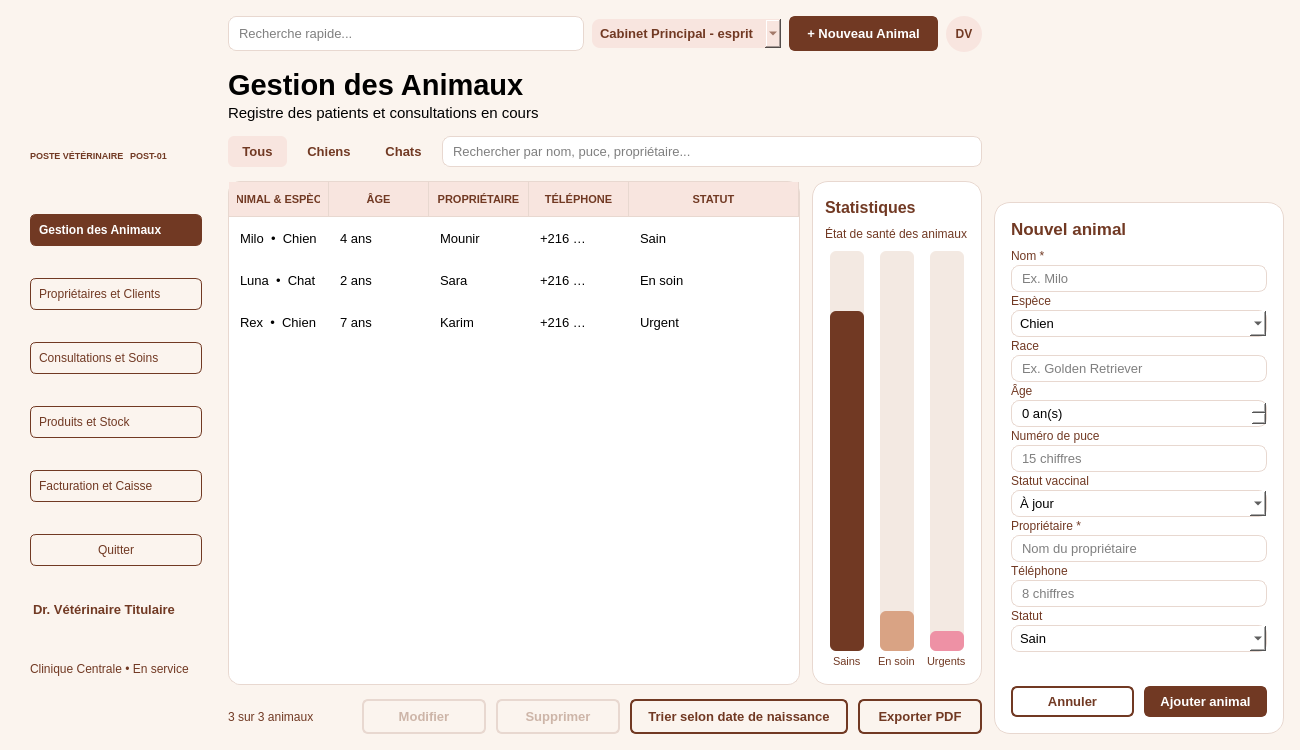
<?xml version="1.0" encoding="UTF-8"?>
<ui version="4.0">
 <class>MainWindow</class>
 <widget class="QMainWindow" name="MainWindow">
  <property name="geometry">
   <rect>
    <x>0</x>
    <y>0</y>
    <width>1300</width>
    <height>750</height>
   </rect>
  </property>
  <property name="minimumSize">
   <size>
    <width>1300</width>
    <height>750</height>
   </size>
  </property>
  <property name="windowTitle">
   <string>Pawché - Smart Pet Center</string>
  </property>
  <property name="styleSheet">
   <string notr="true">
QMainWindow, #centralwidget, #centre, #pagescentre, #pageliste, #pagemodule,
#colonnedroite, #lignePoste, #ligneDb { background-color: #FBF4EE; }
QLabel { color: #713923; background-color: transparent; }

QLineEdit, QComboBox, QSpinBox {
  background-color: white; border: 1px solid #E8D8D0; border-radius: 8px;
  padding: 6px 8px; font-size: 10pt; color: black;
}
QComboBox QAbstractItemView {
  background-color: white; color: black;
  selection-background-color: #F8E5DF; selection-color: black;
}
#combocabinet { background-color: #F8E5DF; color: #713923; font-weight: bold; border: none; }

#sidebar { background-color: #FBF4EE; border: none; }
#lblmarque { font-size: 16pt; font-weight: bold; }
#lblposte, #lblpostenum { font-size: 7pt; font-weight: bold; }
#lblnomvet { font-size: 10pt; font-weight: bold; margin-top: 4px; }
#lbldb, #lbldbms { font-size: 8pt; }
#btnanimaux, #btnproprietaires, #btnconsultations, #btnproduits, #btnfacturation {
  text-align: left; padding: 8px; border: 1px solid #713923; border-radius: 6px;
  font-size: 9pt; color: #713923; background-color: transparent;
}
#btnanimaux:hover, #btnproprietaires:hover, #btnconsultations:hover, #btnproduits:hover, #btnfacturation:hover { background-color: #F8E5DF; }
#btnanimaux:checked, #btnproprietaires:checked, #btnconsultations:checked, #btnproduits:checked, #btnfacturation:checked {
  background-color: #713923; color: white; font-weight: bold;
}
#btnsync {
  background-color: transparent; color: #713923; border: 1px solid #713923; border-radius: 6px;
  padding: 8px; font-size: 9pt;
}
#btnsync:hover { background-color: #F8E5DF; }

#editrecherche { padding: 8px; }
#lblavatar { background-color: #F8E5DF; border-radius: 18px; font-size: 9pt; font-weight: bold; }
#btnnouvelanimal, #btnajouter {
  background-color: #713923; color: white; border: 2px solid #713923; border-radius: 6px;
  padding: 8px 16px; font-size: 10pt; font-weight: bold;
}
#btnnouvelanimal:hover, #btnajouter:hover { background-color: #8A4A2F; }
#btnannuler, #btnmodifier, #btnsupprimer, #btnexporterpdf, #btntrierdate {
  background-color: transparent; color: #713923; border: 2px solid #713923; border-radius: 6px;
  padding: 8px 16px; font-size: 10pt; font-weight: bold;
}
#btnannuler:hover, #btnmodifier:hover, #btnexporterpdf:hover, #btntrierdate:hover { background-color: #F8E5DF; }
#btnsupprimer:hover { background-color: #C2455F; border-color: #C2455F; color: white; }
#btnmodifier:disabled, #btnsupprimer:disabled { color: #CDB5A8; border-color: #E8D8D0; }

#lbltitrepage, #lbltitremodule { font-size: 22pt; font-weight: bold; color: black; }
#lblsoustitrepage, #lblmodule { font-size: 11pt; color: black; }
#btntous, #btnchiens, #btnchats {
  background-color: transparent; color: #713923; border: none; border-radius: 6px;
  padding: 8px 14px; font-size: 10pt; font-weight: bold;
}
#btntous:checked, #btnchiens:checked, #btnchats:checked { background-color: #F8E5DF; }

#tableanimaux {
  background-color: white; border: 1px solid #E8D8D0; border-radius: 12px;
  font-size: 10pt; color: black; outline: 0;
  gridline-color: transparent; alternate-background-color: #FBF4EE;
}
#tableanimaux::item { padding: 8px; border: none; }
#tableanimaux::item:selected { background-color: #F8E5DF; color: black; }
QHeaderView { background-color: #F8E5DF; border: none; }
QTableCornerButton::section { background-color: #F8E5DF; border: none; }
QHeaderView::section { background-color: #F8E5DF; color: #713923; font-size: 8pt; font-weight: bold;
  border: none; border-right: 1px solid #E8D8D0; border-bottom: 1px solid #E8D8D0; padding: 8px; }

#barresains, #barreensoin, #barreurgent { background-color: #F3E9E2; border: none; border-radius: 6px; }
#barresains::chunk { background-color: #713923; border-radius: 6px; }
#barreensoin::chunk { background-color: #D9A384; border-radius: 6px; }
#barreurgent::chunk { background-color: #EE91A5; border-radius: 6px; }
#lblbsains, #lblbensoin, #lblburgent { font-size: 8pt; }

#cadrestatistiques, #cadredetail { background-color: white; border: 1px solid #E8D8D0; border-radius: 16px; }
#cadrestatistiques QLabel, #cadredetail QLabel { border: none; background-color: transparent; }
#lbltitrestats, #lbltitredetail { font-size: 12pt; font-weight: bold; }
#lblsante { color: #287554; font-size: 8pt; }
#cadredetail QLabel { color: black; }
#cadredetail #lblphoto { background-color: #F8E5DF; border-radius: 20px; font-size: 48pt; }
#cadredetail #lblnom { font-size: 16pt; font-weight: bold; }
#cadredetail #valage, #cadredetail #valpuce, #cadredetail #valvaccinal,
#cadredetail #valproprietaire, #cadredetail #valtelephone, #cadredetail #valstatut { font-weight: bold; }
#cadredetail #lignedetail { background-color: #E8D8D0; border: none; }
#btnfermer { background-color: transparent; color: #713923; border: none; border-radius: 14px; font-size: 11pt; }
#btnfermer:hover { background-color: #F8E5DF; }
#btnconsulter {
  background-color: #F8E5DF; color: #713923; border: 2px solid #713923; border-radius: 6px;
  padding: 8px 16px; font-size: 10pt; font-weight: bold;
}
#btnconsulter:hover { background-color: #713923; color: white; }

#cadreformulaire { background-color: white; border: 1px solid #E8D8D0; border-radius: 16px; }
#cadreformulaire QLineEdit, #cadreformulaire QComboBox, #cadreformulaire QSpinBox { padding: 4px 8px; }
#cadreformulaire QPushButton { padding: 6px 12px; }
#cadreformulaire QLabel { border: none; background-color: transparent; font-size: 9pt; }
#cadreformulaire #lbltitreformulaire { font-size: 13pt; font-weight: bold; }
#lblerreur { color: #C2455F; font-size: 9pt; }
</string>
  </property>
  <widget class="QWidget" name="centralwidget">
   <layout class="QHBoxLayout" name="mainLayout">
    <property name="spacing">
     <number>12</number>
    </property>
    <property name="leftMargin">
     <number>16</number>
    </property>
    <property name="topMargin">
     <number>16</number>
    </property>
    <property name="rightMargin">
     <number>16</number>
    </property>
    <property name="bottomMargin">
     <number>16</number>
    </property>
    <item>
     <widget class="QFrame" name="sidebar">
      <property name="minimumSize">
       <size>
        <width>200</width>
        <height>0</height>
       </size>
      </property>
      <property name="maximumSize">
       <size>
        <width>200</width>
        <height>16777215</height>
       </size>
      </property>
      <layout class="QVBoxLayout" name="sidebarLayout">
       <property name="spacing">
        <number>6</number>
       </property>
       <property name="leftMargin">
        <number>14</number>
       </property>
       <property name="topMargin">
        <number>14</number>
       </property>
       <property name="rightMargin">
        <number>14</number>
       </property>
       <property name="bottomMargin">
        <number>14</number>
       </property>
       <item alignment="Qt::AlignmentFlag::AlignHCenter|Qt::AlignmentFlag::AlignTop">
        <widget class="QLabel" name="lblmarque">
         <property name="minimumSize">
          <size>
           <width>172</width>
           <height>114</height>
          </size>
         </property>
         <property name="maximumSize">
          <size>
           <width>172</width>
           <height>114</height>
          </size>
         </property>
         <property name="text">
          <string/>
         </property>
         <property name="pixmap">
          <pixmap resource="resources.qrc">:/logo.jpg</pixmap>
         </property>
         <property name="scaledContents">
          <bool>true</bool>
         </property>
         <property name="alignment">
          <set>Qt::AlignmentFlag::AlignCenter</set>
         </property>
        </widget>
       </item>
       <item alignment="Qt::AlignmentFlag::AlignTop">
        <widget class="QFrame" name="lignePoste">
         <layout class="QHBoxLayout" name="posteLayout">
          <property name="leftMargin">
           <number>0</number>
          </property>
          <property name="topMargin">
           <number>0</number>
          </property>
          <property name="rightMargin">
           <number>0</number>
          </property>
          <property name="bottomMargin">
           <number>0</number>
          </property>
          <item>
           <widget class="QLabel" name="lblposte">
            <property name="text">
             <string>POSTE VÉTÉRINAIRE</string>
            </property>
           </widget>
          </item>
          <item>
           <widget class="QLabel" name="lblpostenum">
            <property name="text">
             <string>POST-01</string>
            </property>
           </widget>
          </item>
         </layout>
        </widget>
       </item>
       <item alignment="Qt::AlignmentFlag::AlignTop">
        <widget class="QPushButton" name="btnanimaux">
         <property name="text">
          <string>Gestion des Animaux</string>
         </property>
         <property name="checkable">
          <bool>true</bool>
         </property>
         <property name="checked">
          <bool>true</bool>
         </property>
         <property name="autoExclusive">
          <bool>true</bool>
         </property>
        </widget>
       </item>
       <item alignment="Qt::AlignmentFlag::AlignTop">
        <widget class="QPushButton" name="btnproprietaires">
         <property name="text">
          <string>Propriétaires et Clients</string>
         </property>
         <property name="checkable">
          <bool>true</bool>
         </property>
         <property name="autoExclusive">
          <bool>true</bool>
         </property>
        </widget>
       </item>
       <item alignment="Qt::AlignmentFlag::AlignTop">
        <widget class="QPushButton" name="btnconsultations">
         <property name="text">
          <string>Consultations et Soins</string>
         </property>
         <property name="checkable">
          <bool>true</bool>
         </property>
         <property name="autoExclusive">
          <bool>true</bool>
         </property>
        </widget>
       </item>
       <item alignment="Qt::AlignmentFlag::AlignTop">
        <widget class="QPushButton" name="btnproduits">
         <property name="text">
          <string>Produits et Stock</string>
         </property>
         <property name="checkable">
          <bool>true</bool>
         </property>
         <property name="autoExclusive">
          <bool>true</bool>
         </property>
        </widget>
       </item>
       <item alignment="Qt::AlignmentFlag::AlignTop">
        <widget class="QPushButton" name="btnfacturation">
         <property name="text">
          <string>Facturation et Caisse</string>
         </property>
         <property name="checkable">
          <bool>true</bool>
         </property>
         <property name="autoExclusive">
          <bool>true</bool>
         </property>
        </widget>
       </item>
       <item alignment="Qt::AlignmentFlag::AlignTop">
        <widget class="QPushButton" name="btnsync">
         <property name="text">
          <string>Quitter</string>
         </property>
        </widget>
       </item>
       <item alignment="Qt::AlignmentFlag::AlignTop">
        <widget class="QLabel" name="lblnomvet">
         <property name="text">
          <string>Dr. Vétérinaire Titulaire</string>
         </property>
         <property name="wordWrap">
          <bool>true</bool>
         </property>
        </widget>
       </item>
       <item alignment="Qt::AlignmentFlag::AlignTop">
        <widget class="QLabel" name="lblrolevet">
         <property name="text">
          <string>Clinique Centrale • En service</string>
         </property>
         <property name="wordWrap">
          <bool>true</bool>
         </property>
        </widget>
       </item>
      </layout>
     </widget>
    </item>
    <item>
     <layout class="QVBoxLayout" name="centerLayout">
      <property name="spacing">
       <number>16</number>
      </property>
      <property name="leftMargin">
       <number>0</number>
      </property>
      <property name="topMargin">
       <number>0</number>
      </property>
      <property name="rightMargin">
       <number>0</number>
      </property>
      <property name="bottomMargin">
       <number>0</number>
      </property>
      <item>
       <layout class="QHBoxLayout" name="topBarLayout">
        <property name="spacing">
         <number>8</number>
        </property>
        <item>
         <widget class="QLineEdit" name="editrecherche">
          <property name="placeholderText">
           <string>Recherche rapide...</string>
          </property>
         </widget>
        </item>
        <item>
         <widget class="QComboBox" name="combocabinet">
          <item>
           <property name="text">
            <string>Cabinet Principal - esprit</string>
           </property>
          </item>
          <item>
           <property name="text">
            <string>Cabinet Annexe</string>
           </property>
          </item>
         </widget>
        </item>
        <item>
         <widget class="QPushButton" name="btnnouvelanimal">
          <property name="text">
           <string>+ Nouveau Animal</string>
          </property>
         </widget>
        </item>
        <item>
         <widget class="QLabel" name="lblavatar">
          <property name="minimumSize">
           <size>
            <width>36</width>
            <height>36</height>
           </size>
          </property>
          <property name="maximumSize">
           <size>
            <width>36</width>
            <height>36</height>
           </size>
          </property>
          <property name="text">
           <string>DV</string>
          </property>
          <property name="alignment">
           <set>Qt::AlignmentFlag::AlignCenter</set>
          </property>
         </widget>
        </item>
       </layout>
      </item>
      <item>
       <widget class="QStackedWidget" name="pagescentre">
        <property name="currentIndex">
         <number>0</number>
        </property>
        <widget class="QWidget" name="pageliste">
         <layout class="QVBoxLayout" name="listeLayout">
          <property name="spacing">
           <number>14</number>
          </property>
          <property name="leftMargin">
           <number>0</number>
          </property>
          <property name="topMargin">
           <number>0</number>
          </property>
          <property name="rightMargin">
           <number>0</number>
          </property>
          <property name="bottomMargin">
           <number>0</number>
          </property>
          <item>
           <layout class="QVBoxLayout" name="headerLayout">
            <property name="spacing">
             <number>2</number>
            </property>
            <item>
             <widget class="QLabel" name="lbltitrepage">
              <property name="text">
               <string>Gestion des Animaux</string>
              </property>
             </widget>
            </item>
            <item>
             <widget class="QLabel" name="lblsoustitrepage">
              <property name="text">
               <string>Registre des patients et consultations en cours</string>
              </property>
              <property name="wordWrap">
               <bool>true</bool>
              </property>
             </widget>
            </item>
           </layout>
          </item>
          <item>
           <layout class="QHBoxLayout" name="filtresLayout">
            <property name="spacing">
             <number>6</number>
            </property>
            <item>
             <widget class="QPushButton" name="btntous">
              <property name="text">
               <string>Tous</string>
              </property>
              <property name="checkable">
               <bool>true</bool>
              </property>
              <property name="checked">
               <bool>true</bool>
              </property>
              <property name="autoExclusive">
               <bool>true</bool>
              </property>
             </widget>
            </item>
            <item>
             <widget class="QPushButton" name="btnchiens">
              <property name="text">
               <string>Chiens</string>
              </property>
              <property name="checkable">
               <bool>true</bool>
              </property>
              <property name="autoExclusive">
               <bool>true</bool>
              </property>
             </widget>
            </item>
            <item>
             <widget class="QPushButton" name="btnchats">
              <property name="text">
               <string>Chats</string>
              </property>
              <property name="checkable">
               <bool>true</bool>
              </property>
              <property name="autoExclusive">
               <bool>true</bool>
              </property>
             </widget>
            </item>
            <item>
             <widget class="QLineEdit" name="editfiltre">
              <property name="minimumSize">
               <size>
                <width>260</width>
                <height>0</height>
               </size>
              </property>
              <property name="placeholderText">
               <string>Rechercher par nom, puce, propriétaire...</string>
              </property>
             </widget>
            </item>
           </layout>
          </item>
          <item>
           <layout class="QHBoxLayout" name="tableStatsLayout">
            <property name="spacing">
             <number>12</number>
            </property>
            <item>
             <widget class="QTableWidget" name="tableanimaux">
              <property name="horizontalScrollBarPolicy">
               <enum>Qt::ScrollBarPolicy::ScrollBarAlwaysOff</enum>
              </property>
              <property name="editTriggers">
               <set>QAbstractItemView::EditTrigger::NoEditTriggers</set>
              </property>
              <property name="alternatingRowColors">
               <bool>false</bool>
              </property>
              <property name="selectionMode">
               <enum>QAbstractItemView::SelectionMode::SingleSelection</enum>
              </property>
              <property name="selectionBehavior">
               <enum>QAbstractItemView::SelectionBehavior::SelectRows</enum>
              </property>
              <property name="showGrid">
               <bool>false</bool>
              </property>
              <property name="gridStyle">
               <enum>Qt::PenStyle::SolidLine</enum>
              </property>
              <attribute name="horizontalHeaderMinimumSectionSize">
               <number>50</number>
              </attribute>
              <attribute name="horizontalHeaderDefaultSectionSize">
               <number>100</number>
              </attribute>
              <attribute name="horizontalHeaderHighlightSections">
               <bool>false</bool>
              </attribute>
              <attribute name="horizontalHeaderStretchLastSection">
               <bool>true</bool>
              </attribute>
              <attribute name="verticalHeaderVisible">
               <bool>false</bool>
              </attribute>
              <attribute name="verticalHeaderDefaultSectionSize">
               <number>42</number>
              </attribute>
              <row/>
              <row/>
              <row/>
              <column>
               <property name="text">
                <string>ANIMAL &amp; ESPÈCE</string>
               </property>
              </column>
              <column>
               <property name="text">
                <string>ÂGE</string>
               </property>
              </column>
              <column>
               <property name="text">
                <string>PROPRIÉTAIRE</string>
               </property>
              </column>
              <column>
               <property name="text">
                <string>TÉLÉPHONE</string>
               </property>
              </column>
              <column>
               <property name="text">
                <string>STATUT</string>
               </property>
              </column>
              <item row="0" column="0">
               <property name="text">
                <string>Milo  •  Chien</string>
               </property>
              </item>
              <item row="0" column="1">
               <property name="text">
                <string>4 ans</string>
               </property>
              </item>
              <item row="0" column="2">
               <property name="text">
                <string>Mounir</string>
               </property>
              </item>
              <item row="0" column="3">
               <property name="text">
                <string>+216 12345678</string>
               </property>
              </item>
              <item row="0" column="4">
               <property name="text">
                <string>Sain</string>
               </property>
              </item>
              <item row="1" column="0">
               <property name="text">
                <string>Luna  •  Chat</string>
               </property>
              </item>
              <item row="1" column="1">
               <property name="text">
                <string>2 ans</string>
               </property>
              </item>
              <item row="1" column="2">
               <property name="text">
                <string>Sara</string>
               </property>
              </item>
              <item row="1" column="3">
               <property name="text">
                <string>+216 98765432</string>
               </property>
              </item>
              <item row="1" column="4">
               <property name="text">
                <string>En soin</string>
               </property>
              </item>
              <item row="2" column="0">
               <property name="text">
                <string>Rex  •  Chien</string>
               </property>
              </item>
              <item row="2" column="1">
               <property name="text">
                <string>7 ans</string>
               </property>
              </item>
              <item row="2" column="2">
               <property name="text">
                <string>Karim</string>
               </property>
              </item>
              <item row="2" column="3">
               <property name="text">
                <string>+216 55512345</string>
               </property>
              </item>
              <item row="2" column="4">
               <property name="text">
                <string>Urgent</string>
               </property>
              </item>
             </widget>
            </item>
            <item>
             <widget class="QFrame" name="cadrestatistiques">
              <property name="minimumSize">
               <size>
                <width>170</width>
                <height>0</height>
               </size>
              </property>
              <property name="maximumSize">
               <size>
                <width>170</width>
                <height>16777215</height>
               </size>
              </property>
              <layout class="QVBoxLayout" name="statsLayout">
               <property name="spacing">
                <number>10</number>
               </property>
               <property name="leftMargin">
                <number>12</number>
               </property>
               <property name="topMargin">
                <number>16</number>
               </property>
               <property name="rightMargin">
                <number>12</number>
               </property>
               <property name="bottomMargin">
                <number>16</number>
               </property>
               <item>
                <widget class="QLabel" name="lbltitrestats">
                 <property name="text">
                  <string>Statistiques</string>
                 </property>
                </widget>
               </item>
               <item>
                <widget class="QLabel" name="lblsoustitrestats">
                 <property name="text">
                  <string>État de santé des animaux</string>
                 </property>
                 <property name="wordWrap">
                  <bool>true</bool>
                 </property>
                </widget>
               </item>
               <item>
                <layout class="QGridLayout" name="statsgrid">
                 <property name="horizontalSpacing">
                  <number>6</number>
                 </property>
                 <property name="verticalSpacing">
                  <number>4</number>
                 </property>
                 <item row="0" column="0" alignment="Qt::AlignmentFlag::AlignHCenter">
                  <widget class="QProgressBar" name="barresains">
                   <property name="minimumSize">
                    <size>
                     <width>34</width>
                     <height>150</height>
                    </size>
                   </property>
                   <property name="maximumSize">
                    <size>
                     <width>34</width>
                     <height>16777215</height>
                    </size>
                   </property>
                   <property name="minimum">
                    <number>0</number>
                   </property>
                   <property name="maximum">
                    <number>100</number>
                   </property>
                   <property name="value">
                    <number>85</number>
                   </property>
                   <property name="textVisible">
                    <bool>false</bool>
                   </property>
                   <property name="orientation">
                    <enum>Qt::Orientation::Vertical</enum>
                   </property>
                  </widget>
                 </item>
                 <item row="0" column="1" alignment="Qt::AlignmentFlag::AlignHCenter">
                  <widget class="QProgressBar" name="barreensoin">
                   <property name="minimumSize">
                    <size>
                     <width>34</width>
                     <height>150</height>
                    </size>
                   </property>
                   <property name="maximumSize">
                    <size>
                     <width>34</width>
                     <height>16777215</height>
                    </size>
                   </property>
                   <property name="minimum">
                    <number>0</number>
                   </property>
                   <property name="maximum">
                    <number>100</number>
                   </property>
                   <property name="value">
                    <number>10</number>
                   </property>
                   <property name="textVisible">
                    <bool>false</bool>
                   </property>
                   <property name="orientation">
                    <enum>Qt::Orientation::Vertical</enum>
                   </property>
                  </widget>
                 </item>
                 <item row="0" column="2" alignment="Qt::AlignmentFlag::AlignHCenter">
                  <widget class="QProgressBar" name="barreurgent">
                   <property name="minimumSize">
                    <size>
                     <width>34</width>
                     <height>150</height>
                    </size>
                   </property>
                   <property name="maximumSize">
                    <size>
                     <width>34</width>
                     <height>16777215</height>
                    </size>
                   </property>
                   <property name="minimum">
                    <number>0</number>
                   </property>
                   <property name="maximum">
                    <number>100</number>
                   </property>
                   <property name="value">
                    <number>5</number>
                   </property>
                   <property name="textVisible">
                    <bool>false</bool>
                   </property>
                   <property name="orientation">
                    <enum>Qt::Orientation::Vertical</enum>
                   </property>
                  </widget>
                 </item>
                 <item row="1" column="0" alignment="Qt::AlignmentFlag::AlignHCenter">
                  <widget class="QLabel" name="lblbsains">
                   <property name="text">
                    <string>Sains</string>
                   </property>
                  </widget>
                 </item>
                 <item row="1" column="1" alignment="Qt::AlignmentFlag::AlignHCenter">
                  <widget class="QLabel" name="lblbensoin">
                   <property name="text">
                    <string>En soin</string>
                   </property>
                  </widget>
                 </item>
                 <item row="1" column="2" alignment="Qt::AlignmentFlag::AlignHCenter">
                  <widget class="QLabel" name="lblburgent">
                   <property name="text">
                    <string>Urgents</string>
                   </property>
                  </widget>
                 </item>
                </layout>
               </item>
              </layout>
             </widget>
            </item>
           </layout>
          </item>
          <item>
           <layout class="QHBoxLayout" name="basLayout">
            <property name="spacing">
             <number>10</number>
            </property>
            <item>
             <widget class="QLabel" name="lblcompte">
              <property name="text">
               <string>3 sur 3 animaux</string>
              </property>
             </widget>
            </item>
            <item>
             <widget class="QPushButton" name="btnmodifier">
              <property name="enabled">
               <bool>false</bool>
              </property>
              <property name="text">
               <string>Modifier</string>
              </property>
             </widget>
            </item>
            <item>
             <widget class="QPushButton" name="btnsupprimer">
              <property name="enabled">
               <bool>false</bool>
              </property>
              <property name="text">
               <string>Supprimer</string>
              </property>
             </widget>
            </item>
            <item>
             <widget class="QPushButton" name="btntrierdate">
              <property name="text">
               <string>Trier selon date de naissance</string>
              </property>
             </widget>
            </item>
            <item>
             <widget class="QPushButton" name="btnexporterpdf">
              <property name="text">
               <string>Exporter PDF</string>
              </property>
             </widget>
            </item>
           </layout>
          </item>
         </layout>
        </widget>
        <widget class="QWidget" name="pagemodule">
         <layout class="QVBoxLayout" name="moduleLayout">
          <property name="spacing">
           <number>6</number>
          </property>
          <property name="leftMargin">
           <number>0</number>
          </property>
          <property name="topMargin">
           <number>0</number>
          </property>
          <property name="rightMargin">
           <number>0</number>
          </property>
          <property name="bottomMargin">
           <number>0</number>
          </property>
          <item alignment="Qt::AlignmentFlag::AlignTop">
           <widget class="QLabel" name="lbltitremodule">
            <property name="text">
             <string>Module</string>
            </property>
           </widget>
          </item>
          <item alignment="Qt::AlignmentFlag::AlignTop">
           <widget class="QLabel" name="lblmodule">
            <property name="text">
             <string>Ce module sera disponible prochainement.</string>
            </property>
            <property name="wordWrap">
             <bool>true</bool>
            </property>
           </widget>
          </item>
         </layout>
        </widget>
       </widget>
      </item>
     </layout>
    </item>
    <item>
     <layout class="QVBoxLayout" name="colonneLayout">
      <property name="leftMargin">
       <number>0</number>
      </property>
      <property name="topMargin">
       <number>0</number>
      </property>
      <property name="rightMargin">
       <number>0</number>
      </property>
      <property name="bottomMargin">
       <number>0</number>
      </property>
      <item alignment="Qt::AlignmentFlag::AlignBottom">
       <widget class="QFrame" name="cadreformulaire">
        <property name="minimumSize">
         <size>
          <width>290</width>
          <height>0</height>
         </size>
        </property>
        <property name="maximumSize">
         <size>
          <width>290</width>
          <height>16777215</height>
         </size>
        </property>
        <layout class="QVBoxLayout" name="dialogLayout">
         <property name="spacing">
          <number>10</number>
         </property>
         <property name="leftMargin">
          <number>16</number>
         </property>
         <property name="topMargin">
          <number>16</number>
         </property>
         <property name="rightMargin">
          <number>16</number>
         </property>
         <property name="bottomMargin">
          <number>16</number>
         </property>
         <item>
          <widget class="QLabel" name="lbltitreformulaire">
           <property name="text">
            <string>Nouvel animal</string>
           </property>
          </widget>
         </item>
         <item>
          <layout class="QFormLayout" name="formLayout">
           <property name="fieldGrowthPolicy">
            <enum>QFormLayout::FieldGrowthPolicy::AllNonFixedFieldsGrow</enum>
           </property>
           <property name="rowWrapPolicy">
            <enum>QFormLayout::RowWrapPolicy::WrapAllRows</enum>
           </property>
           <property name="horizontalSpacing">
            <number>12</number>
           </property>
           <property name="verticalSpacing">
            <number>2</number>
           </property>
           <item row="0" column="0">
            <widget class="QLabel" name="flblnom">
             <property name="text">
              <string>Nom *</string>
             </property>
            </widget>
           </item>
           <item row="0" column="1">
            <widget class="QLineEdit" name="editnom">
             <property name="placeholderText">
              <string>Ex. Milo</string>
             </property>
            </widget>
           </item>
           <item row="1" column="0">
            <widget class="QLabel" name="flblespece">
             <property name="text">
              <string>Espèce</string>
             </property>
            </widget>
           </item>
           <item row="1" column="1">
            <widget class="QComboBox" name="comboespece">
             <item>
              <property name="text">
               <string>Chien</string>
              </property>
             </item>
             <item>
              <property name="text">
               <string>Chat</string>
              </property>
             </item>
             <item>
              <property name="text">
               <string>Autre</string>
              </property>
             </item>
            </widget>
           </item>
           <item row="2" column="0">
            <widget class="QLabel" name="flblrace">
             <property name="text">
              <string>Race</string>
             </property>
            </widget>
           </item>
           <item row="2" column="1">
            <widget class="QLineEdit" name="editrace">
             <property name="placeholderText">
              <string>Ex. Golden Retriever</string>
             </property>
            </widget>
           </item>
           <item row="3" column="0">
            <widget class="QLabel" name="flblage">
             <property name="text">
              <string>Âge</string>
             </property>
            </widget>
           </item>
           <item row="3" column="1">
            <widget class="QSpinBox" name="spinage">
             <property name="suffix">
              <string> an(s)</string>
             </property>
             <property name="maximum">
              <number>40</number>
             </property>
            </widget>
           </item>
           <item row="4" column="0">
            <widget class="QLabel" name="flblpuce">
             <property name="text">
              <string>Numéro de puce</string>
             </property>
            </widget>
           </item>
           <item row="4" column="1">
            <widget class="QLineEdit" name="editpuce">
             <property name="placeholderText">
              <string>15 chiffres</string>
             </property>
            </widget>
           </item>
           <item row="5" column="0">
            <widget class="QLabel" name="flblvaccinal">
             <property name="text">
              <string>Statut vaccinal</string>
             </property>
            </widget>
           </item>
           <item row="5" column="1">
            <widget class="QComboBox" name="combovaccinal">
             <item>
              <property name="text">
               <string>À jour</string>
              </property>
             </item>
             <item>
              <property name="text">
               <string>En retard</string>
              </property>
             </item>
             <item>
              <property name="text">
               <string>Inconnu</string>
              </property>
             </item>
            </widget>
           </item>
           <item row="6" column="0">
            <widget class="QLabel" name="flblproprietaire">
             <property name="text">
              <string>Propriétaire *</string>
             </property>
            </widget>
           </item>
           <item row="6" column="1">
            <widget class="QLineEdit" name="editproprietaire">
             <property name="placeholderText">
              <string>Nom du propriétaire</string>
             </property>
            </widget>
           </item>
           <item row="7" column="0">
            <widget class="QLabel" name="flbltelephone">
             <property name="text">
              <string>Téléphone</string>
             </property>
            </widget>
           </item>
           <item row="7" column="1">
            <widget class="QLineEdit" name="edittelephone">
             <property name="placeholderText">
              <string>8 chiffres</string>
             </property>
            </widget>
           </item>
           <item row="8" column="0">
            <widget class="QLabel" name="flblsante">
             <property name="text">
              <string>Statut</string>
             </property>
            </widget>
           </item>
           <item row="8" column="1">
            <widget class="QComboBox" name="combosante">
             <item>
              <property name="text">
               <string>Sain</string>
              </property>
             </item>
             <item>
              <property name="text">
               <string>En soin</string>
              </property>
             </item>
             <item>
              <property name="text">
               <string>Urgent</string>
              </property>
             </item>
            </widget>
           </item>
          </layout>
         </item>
         <item>
          <widget class="QLabel" name="lblerreur">
           <property name="text">
            <string/>
           </property>
           <property name="wordWrap">
            <bool>true</bool>
           </property>
          </widget>
         </item>
         <item>
          <layout class="QHBoxLayout" name="boutonsLayout">
           <property name="spacing">
            <number>10</number>
           </property>
           <item>
            <widget class="QPushButton" name="btnannuler">
             <property name="text">
              <string>Annuler</string>
             </property>
            </widget>
           </item>
           <item>
            <widget class="QPushButton" name="btnajouter">
             <property name="text">
              <string>Ajouter animal</string>
             </property>
             <property name="default">
              <bool>true</bool>
             </property>
            </widget>
           </item>
          </layout>
         </item>
        </layout>
       </widget>
      </item>
     </layout>
    </item>
   </layout>
  </widget>
 </widget>
 <resources/>
 <connections/>
</ui>
